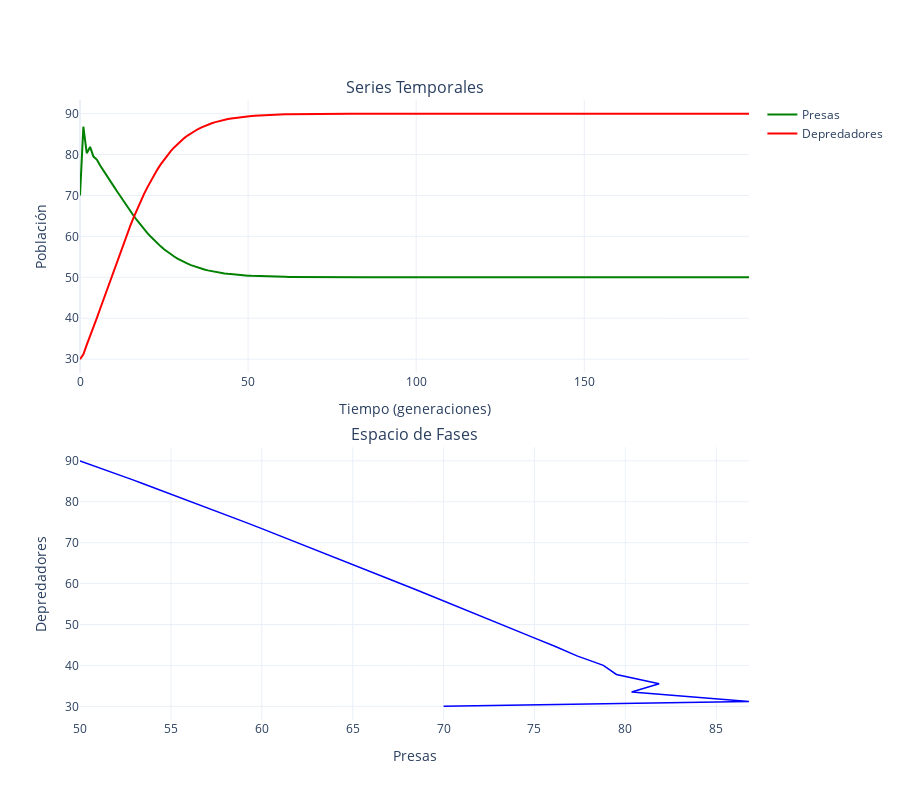

Notebook source saved alongside this figure:
### Code cell
def phase_space_plot(x_trajectory, y_trajectory, title="Espacio de Fases"):
    """
    Genera un diagrama de espacio de fases
    
    Útil para: SIR, Lotka-Volterra, Nicholson-Bailey, modelos depredador-presa
    
    Parámetros:
    - x_trajectory: array con valores de la primera variable
    - y_trajectory: array con valores de la segunda variable
    """
    fig = go.Figure()
    
    # Graficar trayectoria con gradiente de color para mostrar el tiempo
    fig.add_trace(go.Scatter(
        x=x_trajectory, 
        y=y_trajectory,
        mode='lines+markers',
        name='Trayectoria',
        line=dict(color='blue', width=1.5),
        marker=dict(
            size=3,
            color=np.arange(len(x_trajectory)),
            colorscale='Viridis',
            showscale=True,
            colorbar=dict(title="Tiempo")
        ),
        opacity=0.7
    ))
    
    # Marcar inicio
    fig.add_trace(go.Scatter(
        x=[x_trajectory[0]], 
        y=[y_trajectory[0]],
        mode='markers',
        name='Inicio',
        marker=dict(color='green', size=12, symbol='star')
    ))
    
    # Marcar fin
    fig.add_trace(go.Scatter(
        x=[x_trajectory[-1]], 
        y=[y_trajectory[-1]],
        mode='markers',
        name='Fin',
        marker=dict(color='red', size=12, symbol='x')
    ))
    
    fig.update_layout(
        title=title,
        xaxis_title='Variable 1 (ej: Presas, Susceptibles)',
        yaxis_title='Variable 2 (ej: Depredadores, Infectados)',
        width=800,
        height=700,
        hovermode='closest'
    )
    
    return fig

# Ejemplo con modelo depredador-presa simple
# (Adapta esto a tu modelo específico)

def predator_prey_discrete(H, P, r=1.8, a=0.01, b=0.2, m=0.1):
    """Modelo Lotka-Volterra discreto simplificado"""
    H_next = H + r*H*(1 - H/100) - a*H*P
    P_next = P + b*a*H*P - m*P
    return max(0, H_next), max(0, P_next)  # Evitar poblaciones negativas

# Simular
n_steps = 200
H = np.zeros(n_steps)
P = np.zeros(n_steps)
H[0], P[0] = 70, 30  # Condiciones iniciales

for i in range(n_steps - 1):
    H[i+1], P[i+1] = predator_prey_discrete(H[i], P[i])

phase_space_plot(H, P, title="Espacio de Fases: Modelo Depredador-Presa")

# También graficar series temporales
fig = make_subplots(
    rows=2, cols=1,
    subplot_titles=('Series Temporales', 'Espacio de Fases'),
    vertical_spacing=0.12
)

# Series temporales
time = list(range(n_steps))
fig.add_trace(
    go.Scatter(x=time, y=H, name='Presas', 
               line=dict(color='green', width=2)),
    row=1, col=1
)
fig.add_trace(
    go.Scatter(x=time, y=P, name='Depredadores', 
               line=dict(color='red', width=2)),
    row=1, col=1
)

# Espacio de fases
fig.add_trace(
    go.Scatter(x=H, y=P, name='Trayectoria', 
               mode='lines',
               line=dict(color='blue', width=1.5),
               showlegend=False),
    row=2, col=1
)

fig.update_xaxes(title_text="Tiempo (generaciones)", row=1, col=1)
fig.update_yaxes(title_text="Población", row=1, col=1)
fig.update_xaxes(title_text="Presas", row=2, col=1)
fig.update_yaxes(title_text="Depredadores", row=2, col=1)

fig.update_layout(height=800, showlegend=True, hovermode='closest')
fig

### Figure 1 — Plotly figure (JSON) as saved in the notebook; plotly's stock layout.template omitted (floating-point values rounded to 4 significant figures; data arrays with more than 128 entries replaced by an {"elided": "..."} marker saying what was removed)
{"data": [{"line": {"color": "green", "width": 2}, "name": "Presas", "type": "scatter", "x": {"elided": "200 int values"}, "xaxis": "x", "y": {"elided": "200 float values"}, "yaxis": "y"}, {"line": {"color": "red", "width": 2}, "name": "Depredadores", "type": "scatter", "x": {"elided": "200 int values"}, "xaxis": "x", "y": {"elided": "200 float values"}, "yaxis": "y"}, {"line": {"color": "blue", "width": 1.5}, "mode": "lines", "name": "Trayectoria", "showlegend": false, "type": "scatter", "x": {"elided": "200 float values"}, "xaxis": "x2", "y": {"elided": "200 float values"}, "yaxis": "y2"}], "layout": {"annotations": [{"font": {"size": 16}, "showarrow": false, "text": "Series Temporales", "x": 0.5, "xanchor": "center", "xref": "paper", "y": 1, "yanchor": "bottom", "yref": "paper"}, {"font": {"size": 16}, "showarrow": false, "text": "Espacio de Fases", "x": 0.5, "xanchor": "center", "xref": "paper", "y": 0.44, "yanchor": "bottom", "yref": "paper"}], "height": 800, "hovermode": "closest", "showlegend": true, "xaxis": {"anchor": "y", "domain": [0, 1], "title": {"text": "Tiempo (generaciones)"}}, "xaxis2": {"anchor": "y2", "domain": [0, 1], "title": {"text": "Presas"}}, "yaxis": {"anchor": "x", "domain": [0.56, 1], "title": {"text": "Población"}}, "yaxis2": {"anchor": "x2", "domain": [0, 0.44], "title": {"text": "Depredadores"}}}}
